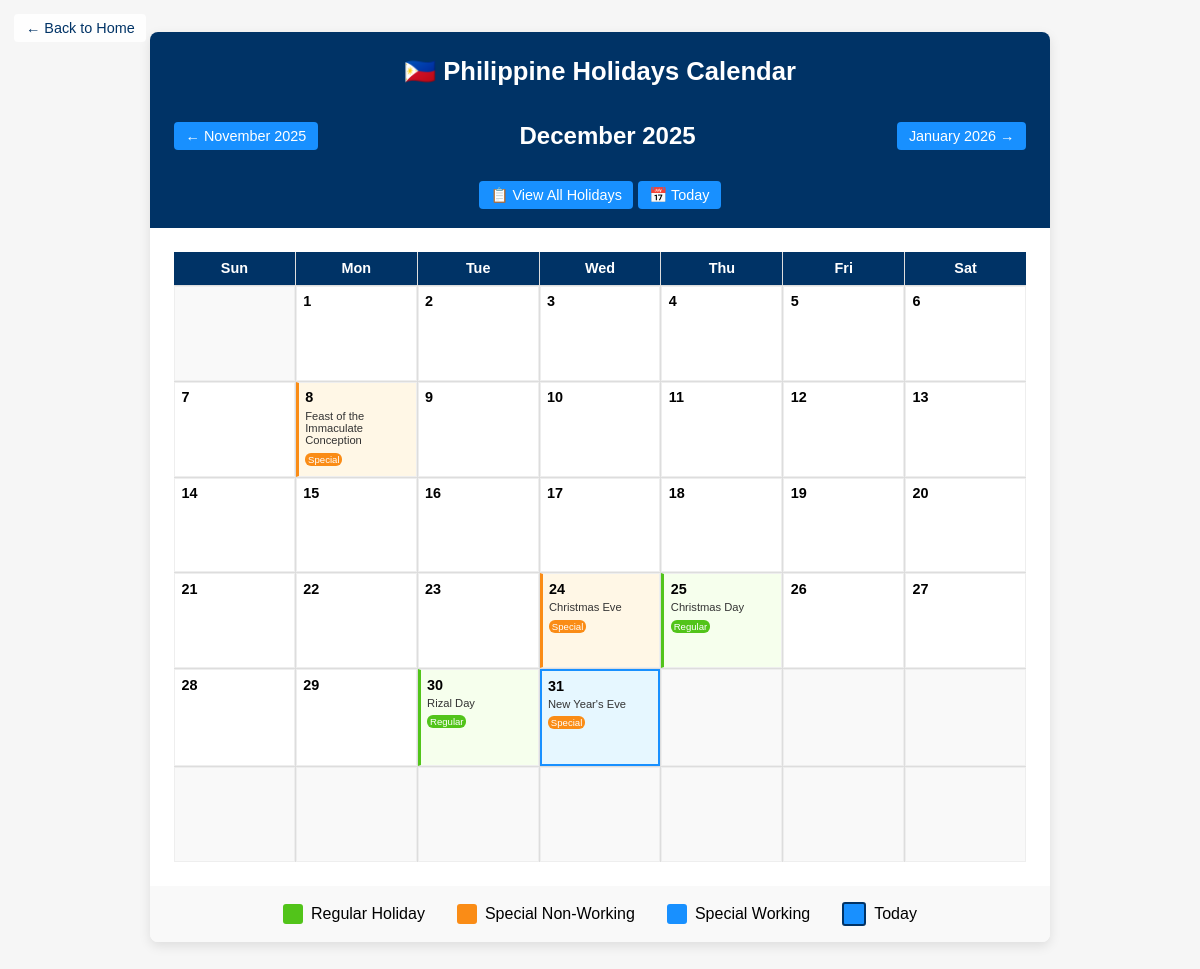
Page /holidays_calendar.php on the committed database.
### tables this page shows
CREATE TABLE `philippine_holidays` (
  `id` int(11) NOT NULL AUTO_INCREMENT,
  `name` varchar(255) NOT NULL,
  `date` date NOT NULL,
  `type` enum('regular','special_non_working','special_working') DEFAULT 'regular',
  `description` text DEFAULT NULL,
  `is_recurring` tinyint(1) DEFAULT 0,
  `month_day` varchar(10) DEFAULT NULL,
  `source` varchar(50) DEFAULT NULL COMMENT 'api, prediction, manual, nager_api',
  `created_at` datetime NOT NULL DEFAULT current_timestamp(),
  `updated_at` datetime NOT NULL DEFAULT current_timestamp() ON UPDATE current_timestamp(),
  PRIMARY KEY (`id`),
  KEY `idx_holiday_date` (`date`),
  KEY `idx_holiday_type` (`type`),
  KEY `idx_month_day` (`month_day`),
  KEY `idx_source` (`source`),
  UNIQUE KEY `unique_holiday_date` (`name`, `date`)
);

### holidays_calendar.php (the view, shortened to what this page needs)
<?php
require_once 'config/db.php';
$year = isset($_GET['year']) ? intval($_GET['year']) : date('Y');
$month = isset($_GET['month']) ? intval($_GET['month']) : date('n');
$stmt = $pdo->prepare("SELECT * FROM philippine_holidays WHERE YEAR(date) = ? AND MONTH(date) = ? ORDER BY date");
$stmt->execute([$year, $month]);
$holidays = $stmt->fetchAll(PDO::FETCH_ASSOC);
$holidayDates = [];
foreach ($holidays as $holiday) {
    $day = date('j', strtotime($holiday['date']));
    $holidayDates[$day] = $holiday;
}
$firstDay = mktime(0, 0, 0, $month, 1, $year);
$monthName = date('F', $firstDay);
$daysInMonth = date('t', $firstDay);
$dayOfWeek = date('w', $firstDay);
$prevMonth = $month - 1;
$prevYear = $year;
$nextMonth = $month + 1;
$nextYear = $year;
if ($nextMonth > 12) {
    $nextMonth = 1;
    $nextYear++;
}
?>
<!DOCTYPE html>
<html lang="en">
<head>
</head>
<body>
    <a href="index.php" class="back-link">← Back to Home</a>
    <div class="container">
        <div class="header">
            <h1>🇵🇭 Philippine Holidays Calendar</h1>
            <div class="nav-controls">
                <a href="?year=<?php echo $prevYear; ?>&month=<?php echo $prevMonth; ?>" class="nav-btn">← <?php echo date('F Y', mktime(0,0,0,$prevMonth,1,$prevYear)); ?></a>
                <h2><?php echo $monthName . ' ' . $year; ?></h2>
                <a href="?year=<?php echo $nextYear; ?>&month=<?php echo $nextMonth; ?>" class="nav-btn"><?php echo date('F Y', mktime(0,0,0,$nextMonth,1,$nextYear)); ?> →</a>
            </div>
            <div style="margin-top: 1em;">
                <a href="holidays_list.php" class="nav-btn">📋 View All Holidays</a>
                <a href="?year=<?php echo date('Y'); ?>&month=<?php echo date('n'); ?>" class="nav-btn">📅 Today</a>
            </div>
        </div>
        <div class="calendar">
            <div class="day-header">Sun</div>
            <div class="day-header">Mon</div>
            <div class="day-header">Tue</div>
            <div class="day-header">Wed</div>
            <div class="day-header">Thu</div>
            <div class="day-header">Fri</div>
            <div class="day-header">Sat</div>
            <?php
            for ($i = 0; $i < $dayOfWeek; $i++) {
                echo '<div class="day-cell other-month"></div>';
            }
            for ($day = 1; $day <= $daysInMonth; $day++) {
                $isToday = ($year == date('Y') && $month == date('n') && $day == date('j'));
                $isHoliday = isset($holidayDates[$day]);
                $classes = ['day-cell'];
                if ($isToday) $classes[] = 'today';
                if ($isHoliday) {
                    $classes[] = 'holiday';
                    $classes[] = 'holiday-' . $holidayDates[$day]['type'];
                }
                echo '<div class="' . implode(' ', $classes) . '">';
                echo '<div class="day-number">' . $day . '</div>';
                if ($isHoliday) {
                    $holiday = $holidayDates[$day];
                    echo '<div class="holiday-name">' . htmlspecialchars($holiday['name']) . '</div>';
                    echo '<div class="holiday-type type-' . $holiday['type'] . '">';
                    switch($holiday['type']) {
                        case 'regular': echo 'Regular'; break;
                        case 'special_non_working': echo 'Special'; break;
                    }
                    echo '</div>';
                }
                echo '</div>';
            }
            $totalCells = $dayOfWeek + $daysInMonth;
            $remainingCells = 42 - $totalCells;
            for ($i = 0; $i < $remainingCells; $i++) {
                echo '<div class="day-cell other-month"></div>';
            }
            ?>
        </div>
        <div class="legend">
            <div class="legend-item">
                <div class="legend-color" style="background: #52c41a;"></div>
                <span>Regular Holiday</span>
            </div>
            <div class="legend-item">
                <div class="legend-color" style="background: #fa8c16;"></div>
                <span>Special Non-Working</span>
            </div>
            <div class="legend-item">
                <div class="legend-color" style="background: #1890ff;"></div>
                <span>Special Working</span>
            </div>
            <div class="legend-item">
                <div class="legend-color" style="background: #1890ff; border: 2px solid #003366;"></div>
                <span>Today</span>
            </div>
        </div>
    </div>
</body>
</html>

### holidays_calendar.php (style rules this page uses)
body { font-family: Arial, sans-serif; background: #f6f6f6; margin: 0; padding: 2em; }
.container { max-width: 900px; margin: 0 auto; background: #fff; border-radius: 8px; overflow: hidden; box-shadow: 0 4px 12px rgba(0,0,0,0.1); }
.header { background: #003366; color: #fff; padding: 1.5em; text-align: center; }
.header h1 { margin: 0; font-size: 1.6em; }
.nav-controls { display: flex; justify-content: space-between; align-items: center; margin-top: 1em; }
.nav-btn { background: #1890ff; color: #fff; padding: 0.4em 0.8em; border-radius: 4px; text-decoration: none; font-size: 0.9em; }
.calendar { display: grid; grid-template-columns: repeat(7, 1fr); gap: 1px; background: #ddd; margin: 1.5em; }
.day-header { background: #003366; color: #fff; padding: 0.6em; text-align: center; font-weight: bold; font-size: 0.9em; }
.day-cell { background: #fff; min-height: 80px; padding: 0.4em; position: relative; border: 1px solid #eee; }
.day-number { font-weight: bold; margin-bottom: 0.3em; font-size: 0.9em; }
.holiday { background: #fff2f0; border-left: 3px solid #ff4d4f; }
.holiday-regular { border-left-color: #52c41a; background: #f6ffed; }
.holiday-special_non_working { border-left-color: #fa8c16; background: #fff7e6; }
.holiday-name { font-size: 0.7em; color: #333; font-weight: 500; line-height: 1.1; margin-bottom: 0.2em; }
.holiday-type { font-size: 0.6em; padding: 0.1em 0.3em; border-radius: 6px; display: inline-block; }
.type-regular { background: #52c41a; color: #fff; }
.type-special_non_working { background: #fa8c16; color: #fff; }
.today { background: #e6f7ff; border: 2px solid #1890ff; }
.other-month { background: #f9f9f9; color: #ccc; }
.legend { display: flex; justify-content: center; gap: 2em; padding: 1em; background: #f9f9f9; flex-wrap: wrap; }
.legend-item { display: flex; align-items: center; gap: 0.5em; }
.legend-color { width: 20px; height: 20px; border-radius: 3px; }
.back-link { position: absolute; top: 1em; left: 1em; background: rgba(255,255,255,0.9); padding: 0.4em 0.8em; border-radius: 4px; text-decoration: none; color: #003366; font-size: 0.9em; }

### rows in the picture
philippine_holidays: name "Feast of the Immaculate Conception", shows "Special"
philippine_holidays: name "Christmas Eve", shows "Special"
philippine_holidays: name "Christmas Day", type "Regular"
philippine_holidays: name "Rizal Day", type "Regular"
philippine_holidays: name "New Year's Eve", shows "Special"

### other values in the picture
date('F Y', mktime(0,0,0,$prevMonth,1,$prevYear)) "November 2025"
$monthName "December"
$year "2025"
date('F Y', mktime(0,0,0,$nextMonth,1,$nextYear)) "January 2026"
